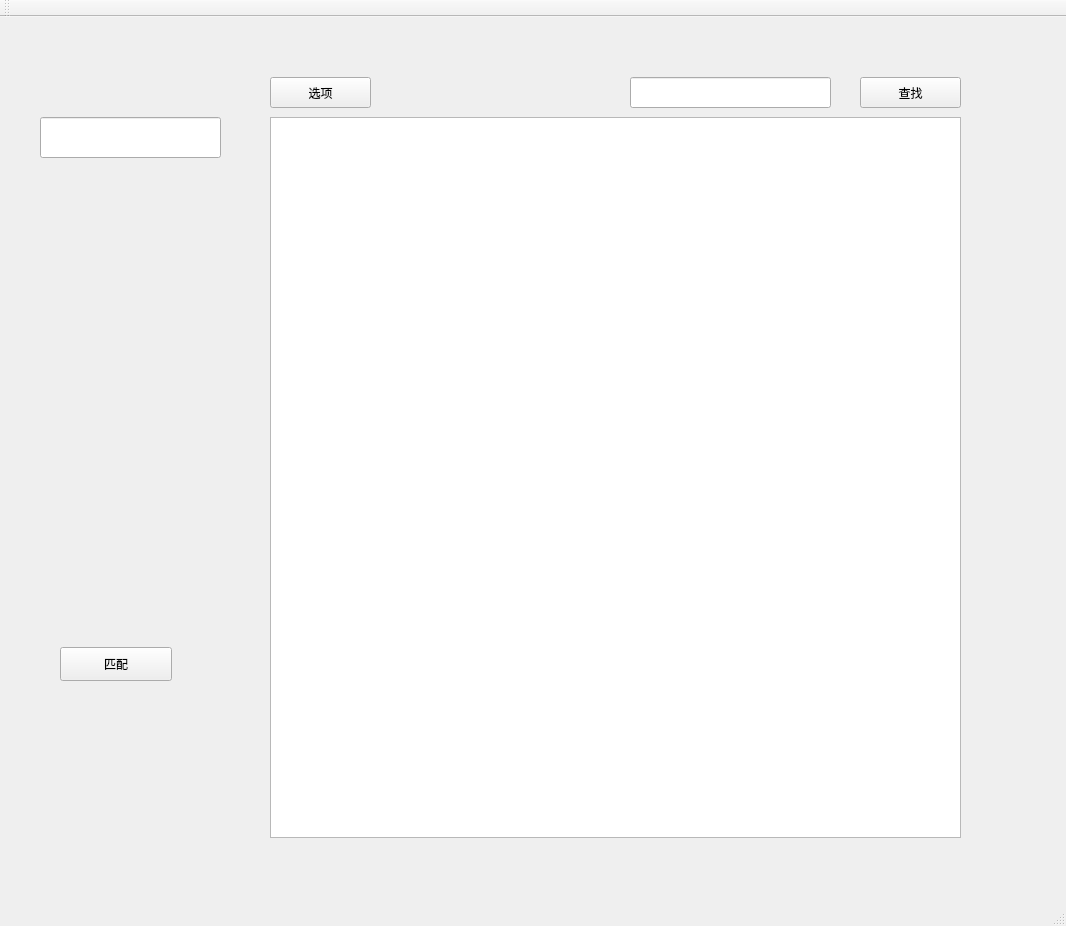
<?xml version="1.0" encoding="UTF-8"?>
<ui version="4.0">
 <class>UserMenuClass</class>
 <widget class="QMainWindow" name="UserMenuClass">
  <property name="geometry">
   <rect>
    <x>0</x>
    <y>0</y>
    <width>1066</width>
    <height>926</height>
   </rect>
  </property>
  <property name="windowTitle">
   <string>UserMenu</string>
  </property>
  <widget class="QWidget" name="centralWidget">
   <widget class="QLineEdit" name="nickname">
    <property name="geometry">
     <rect>
      <x>40</x>
      <y>100</y>
      <width>181</width>
      <height>41</height>
     </rect>
    </property>
    <property name="text">
     <string/>
    </property>
   </widget>
   <widget class="QListWidget" name="listWidget">
    <property name="geometry">
     <rect>
      <x>270</x>
      <y>100</y>
      <width>691</width>
      <height>721</height>
     </rect>
    </property>
   </widget>
   <widget class="QLabel" name="profile">
    <property name="geometry">
     <rect>
      <x>40</x>
      <y>10</y>
      <width>71</width>
      <height>71</height>
     </rect>
    </property>
    <property name="text">
     <string/>
    </property>
   </widget>
   <widget class="QPushButton" name="key">
    <property name="geometry">
     <rect>
      <x>270</x>
      <y>60</y>
      <width>101</width>
      <height>31</height>
     </rect>
    </property>
    <property name="text">
     <string>选项</string>
    </property>
   </widget>
   <widget class="QLineEdit" name="findline">
    <property name="geometry">
     <rect>
      <x>630</x>
      <y>60</y>
      <width>201</width>
      <height>31</height>
     </rect>
    </property>
   </widget>
   <widget class="QPushButton" name="find">
    <property name="geometry">
     <rect>
      <x>860</x>
      <y>60</y>
      <width>101</width>
      <height>31</height>
     </rect>
    </property>
    <property name="text">
     <string>查找</string>
    </property>
   </widget>
   <widget class="QLabel" name="CreatorLV">
    <property name="geometry">
     <rect>
      <x>30</x>
      <y>180</y>
      <width>231</width>
      <height>31</height>
     </rect>
    </property>
    <property name="font">
     <font>
      <family>Consolas</family>
      <pointsize>13</pointsize>
     </font>
    </property>
    <property name="text">
     <string/>
    </property>
   </widget>
   <widget class="QLabel" name="Total_Word">
    <property name="geometry">
     <rect>
      <x>30</x>
      <y>240</y>
      <width>191</width>
      <height>31</height>
     </rect>
    </property>
    <property name="font">
     <font>
      <family>Consolas</family>
      <pointsize>13</pointsize>
     </font>
    </property>
    <property name="text">
     <string/>
    </property>
   </widget>
   <widget class="QLabel" name="GuesserLV">
    <property name="geometry">
     <rect>
      <x>30</x>
      <y>300</y>
      <width>191</width>
      <height>31</height>
     </rect>
    </property>
    <property name="font">
     <font>
      <family>Consolas</family>
      <pointsize>13</pointsize>
     </font>
    </property>
    <property name="text">
     <string/>
    </property>
   </widget>
   <widget class="QLabel" name="Round">
    <property name="geometry">
     <rect>
      <x>30</x>
      <y>360</y>
      <width>191</width>
      <height>31</height>
     </rect>
    </property>
    <property name="font">
     <font>
      <family>Consolas</family>
      <pointsize>13</pointsize>
     </font>
    </property>
    <property name="text">
     <string/>
    </property>
   </widget>
   <widget class="QPushButton" name="Connect">
    <property name="geometry">
     <rect>
      <x>60</x>
      <y>630</y>
      <width>112</width>
      <height>34</height>
     </rect>
    </property>
    <property name="text">
     <string>匹配</string>
    </property>
   </widget>
   <widget class="QLabel" name="p2">
    <property name="geometry">
     <rect>
      <x>60</x>
      <y>700</y>
      <width>161</width>
      <height>31</height>
     </rect>
    </property>
    <property name="text">
     <string/>
    </property>
   </widget>
  </widget>
  <widget class="QMenuBar" name="menuBar">
   <property name="geometry">
    <rect>
     <x>0</x>
     <y>0</y>
     <width>1066</width>
     <height>30</height>
    </rect>
   </property>
  </widget>
  <widget class="QToolBar" name="mainToolBar">
   <attribute name="toolBarArea">
    <enum>TopToolBarArea</enum>
   </attribute>
   <attribute name="toolBarBreak">
    <bool>false</bool>
   </attribute>
  </widget>
  <widget class="QStatusBar" name="statusBar"/>
 </widget>
 <layoutdefault spacing="6" margin="11"/>
 <resources/>
 <connections/>
</ui>
